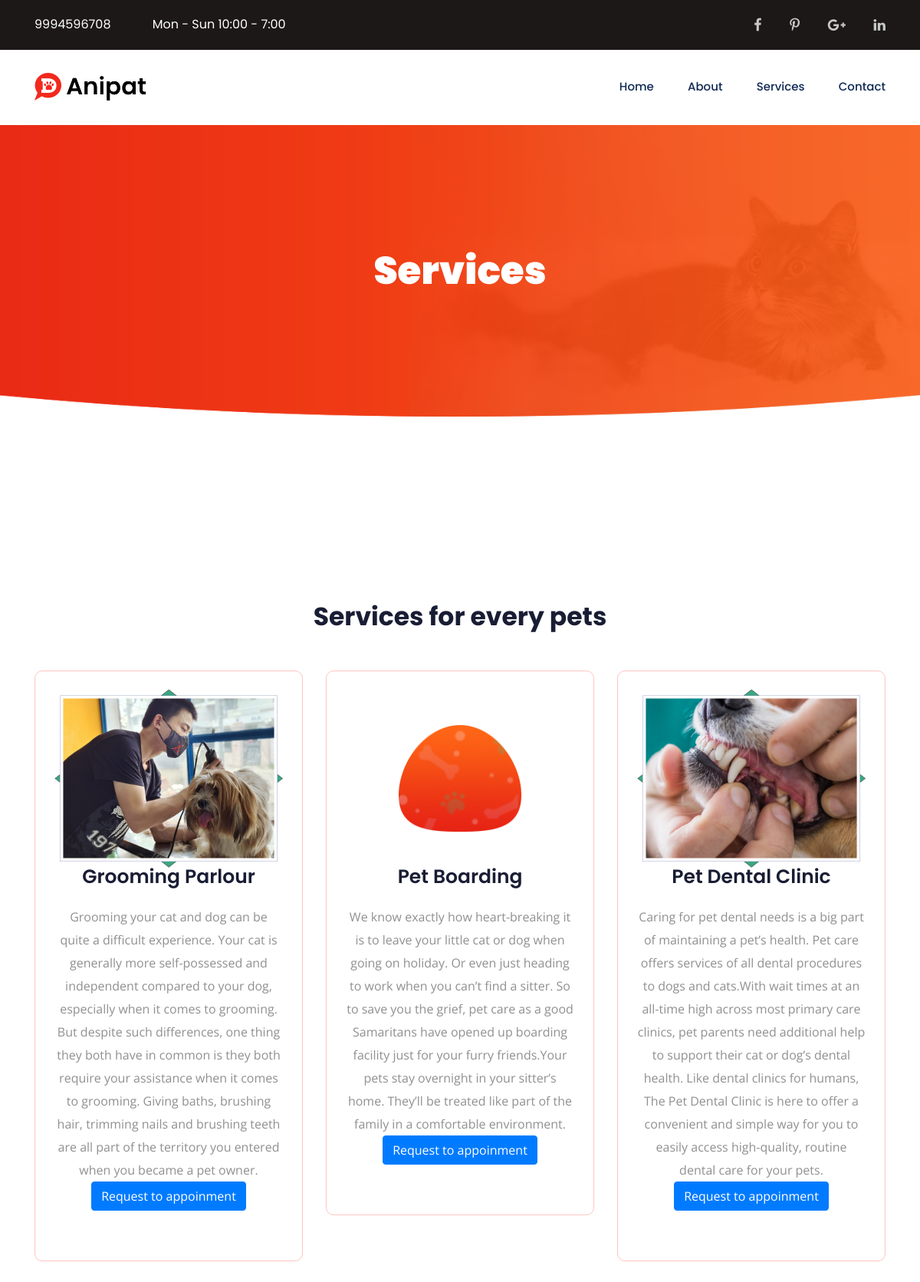
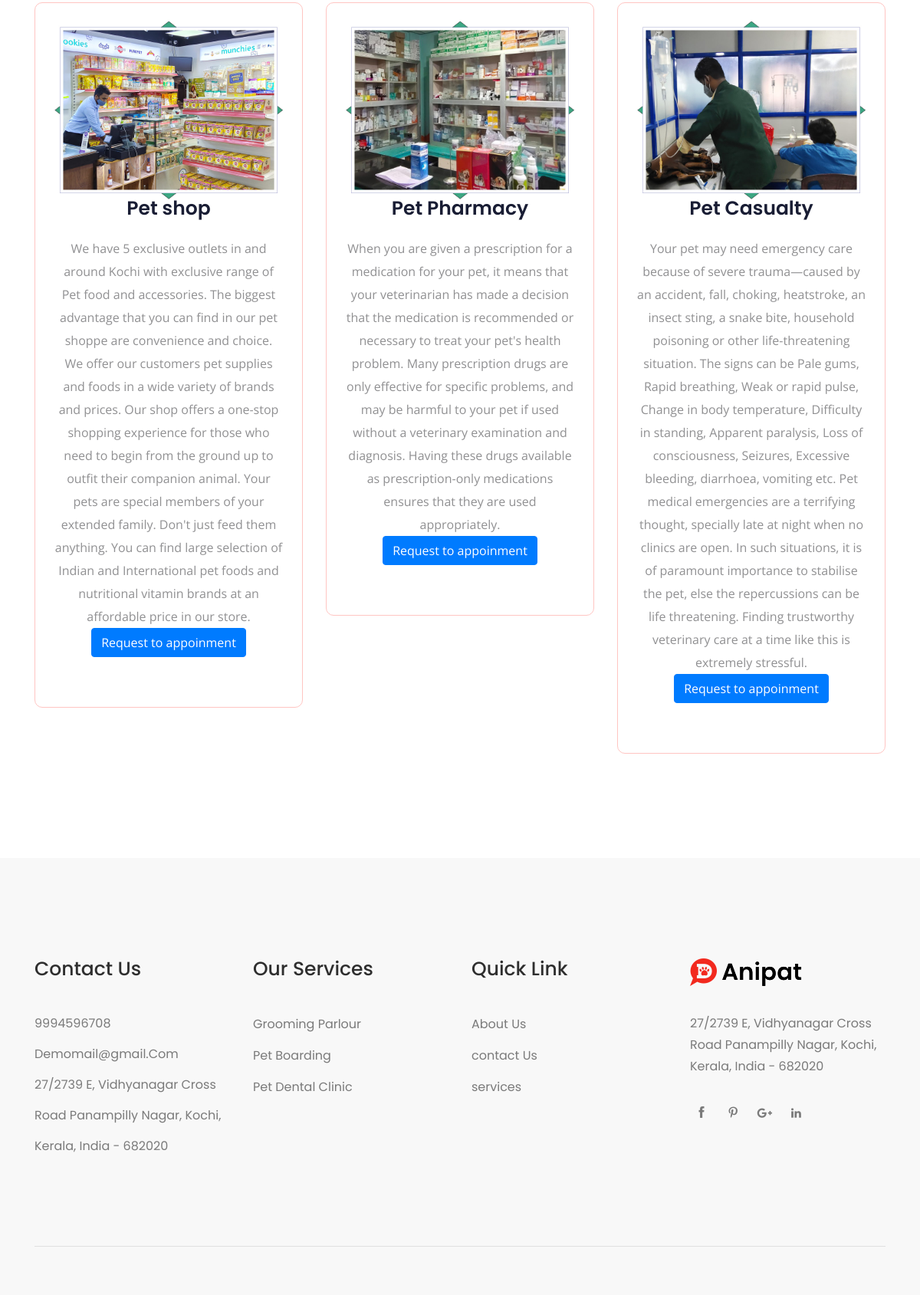
/userapp/service/, run on the app's committed database (2 pictures, top to bottom).
### adminapp/models.py (models this page shows)
class servicedb(models.Model):
    name=models.CharField(max_length=20,null=True,blank=True)
    image=models.ImageField(upload_to='profile',null=True,blank=True)
    description=models.CharField(max_length=1000,null=True,blank=True)
    price=models.IntegerField(null=True,blank=True)

### userapp/views.py (the view)
# urls.py: path('service/', views.service, name="service"),
def service(request):
    data=servicedb.objects.all()
    return render(request,'service.html',{'data':data})

### userapp/templates/service.html (shortened to what this page needs)
<!doctype html>
<html class="no-js" lang="zxx">
{% load static %}
<head>
    <link rel="stylesheet" href="{% static 'css/bootstrap.min.css' %}">
    <link rel="stylesheet" href="{% static 'css/owl.carousel.min.css' %}">
    <link rel="stylesheet" href="{% static 'css/magnific-popup.css' %}">
    <link rel="stylesheet" href="{% static 'css/font-awesome.min.css' %}">
    <link rel="stylesheet" href="{% static 'css/themify-icons.css' %}">
    <link rel="stylesheet" href="{% static 'css/nice-select.css' %}">
    <link rel="stylesheet" href="{% static 'css/flaticon.css' %}">
    <link rel="stylesheet" href="{% static 'css/gijgo.css' %}">
    <link rel="stylesheet" href="{% static 'css/animate.css' %}">
    <link rel="stylesheet" href="{% static 'css/slicknav.css' %}">
    <link rel="stylesheet" href="{% static 'css/style.css' %}">
</head>
<body>
    <header>
        <div class="header-area ">
            <div class="header-top_area">
                <div class="container">
                    <div class="row">
                        <div class="col-lg-6 col-md-8">
                            <div class="short_contact_list">
                                <ul>
                                    <li><a href="#">9994596708</a></li>
                                    <li><a href="#">Mon - Sun 10:00 - 7:00</a></li>
                                </ul>
                            </div>
                        </div>
                        <div class="col-lg-6 col-md-4 ">
                            <div class="social_media_links">
                                <a href="#">
                                    <i class="fa fa-facebook"></i>
                                </a>
                                <a href="#">
                                    <i class="fa fa-pinterest-p"></i>
                                </a>
                                <a href="#">
                                    <i class="fa fa-google-plus"></i>
                                </a>
                                <a href="#">
                                    <i class="fa fa-linkedin"></i>
                                </a>
                            </div>
                        </div>
                    </div>
                </div>
            </div>
            <div id="sticky-header" class="main-header-area">
                <div class="container">
                    <div class="row align-items-center">
                        <div class="col-xl-3 col-lg-3">
                            <div class="logo">
                                <a href="{% url 'home' %}">
                                    <img src="{% static 'img/logo.png' %}" alt="">
                                </a>
                            </div>
                        </div>
                        <div class="col-xl-9 col-lg-9">
                            <div class="main-menu  d-none d-lg-block">
                                <nav>
                                    <ul id="navigation">
                                        <li><a  href="{% url 'home' %}">home</a></li>
                                        <li><a href="{% url 'about' %}">about</a></li>
                                        <li><a href="{% url 'service' %}">services</a></li>
                                        <li><a href="{% url 'contact' %}">Contact</a></li>
                                    </ul>
                                </nav>
                            </div>
                        </div>
                        <div class="col-12">
                        </div>
                    </div>
                </div>
            </div>
        </div>
    </header>
    <div class="bradcam_area breadcam_bg">
        <div class="container">
            <div class="row">
                <div class="col-lg-12">
                    <div class="bradcam_text text-center">
                        <h3>Services</h3>
                    </div>
                </div>
            </div>
        </div>
    </div>
    <div class="service_area">
        <div class="container">
            <div class="row justify-content-center ">
                <div class="col-lg-7 col-md-10">
                    <div class="section_title text-center mb-95">
                        <h3>Services for every pets</h3>
                    </div>
                </div>
            </div>
            <div class="row justify-content-center">{% for i in data %}
                <div class="col-lg-4 col-md-6">
                    <div class="single_service">
                         <div class="service_thumb service_icon_bg_1 d-flex align-items-center justify-content-center">
                             <div>
                                 <img src="{{i.image.url }}" width="300px;" alt="">
                             </div>
                         </div>
                         <div class="service_content text-center">
                           <h3>{{i.name}}</h3></a>
                            <p>{{i.description}}</p>
                            <a href="{% url 'appoinment' %}">
                             <button type="submit" class="btn btn-primary">Request to appoinment</button></a>
                         </div>
                    </div>
                </div>
                {% endfor %}
            </div>
        </div>
    </div>
    <footer class="footer">
        <div class="footer_top">
            <div class="container">
                <div class="row">
                    <div class="col-xl-3 col-md-6 col-lg-3">
                        <div class="footer_widget">
                            <h3 class="footer_title" >
                                Contact Us
                            </h3>
                            <ul class="address_line">
                                <li>9994596708</li>
                                <li><a href="#">Demomail@gmail.Com</a></li>
                                <li>27/2739 E, Vidhyanagar Cross Road
Panampilly Nagar, Kochi,
Kerala, India - 682020
</li>
                            </ul>
                        </div>
                    </div>
                    <div class="col-xl-3  col-md-6 col-lg-3">
                        <div class="footer_widget">
                            <h3 class="footer_title">
                                Our Services
                            </h3>
                            <ul class="links">
                              <li><a href="#">Grooming Parlour</a></li>
                                <li><a href="#">Pet Boarding </a></li>
                                <li><a href="#">Pet Dental Clinic</a></li>
                            </ul>
                        </div>
                    </div>
                    <div class="col-xl-3  col-md-6 col-lg-3">
                        <div class="footer_widget">
                            <h3 class="footer_title">
                                Quick Link
                            </h3>
                            <ul class="links">
                                <li><a href="{% url 'about' %}">About Us</a></li>
                                <li><a href="{% url 'contact' %}">contact Us</a></li>
                                <li><a href="{% url 'service' %}">services</a></li>
                            </ul>
                        </div>
                    </div>
                    <div class="col-xl-3 col-md-6 col-lg-3 ">
                        <div class="footer_widget">
                            <div class="footer_logo">
                                <a href="#">
                                    <img src="{% static 'img/logo.png' %}" alt="">
                                </a>
                            </div>
                            <p class="address_text">27/2739 E, Vidhyanagar Cross Road
Panampilly Nagar, Kochi,
Kerala, India - 682020
                            </p>
                            <div class="socail_links">
                                <ul>
                                    <li>
                                        <a href="#">
                                            <i class="ti-facebook"></i>
                                        </a>
                                    </li>
                                    <li>
                                        <a href="#">
                                            <i class="ti-pinterest"></i>
                                        </a>
                                    </li>
                                    <li>
                                        <a href="#">
                                            <i class="fa fa-google-plus"></i>
                                        </a>
                                    </li>
                                    <li>
                                        <a href="#">
                                            <i class="fa fa-linkedin"></i>
                                        </a>
                                    </li>
                                </ul>
                            </div>
                        </div>
                    </div>
                </div>
            </div>
        </div>
        <div class="copy-right_text">
            <div class="container">
                <div class="bordered_1px"></div>
                <div class="row">
                    <div class="col-xl-12">
                    </div>
                </div>
            </div>
        </div>
    </footer>
</body>
</html>

### data on the page
servicedb: image (picture), name "Grooming Parlour", description "Grooming your cat and dog can be quite a difficult experience. Your cat is generally more self-possessed and independent compared to your dog, especially when it comes to grooming. But despite such differences, one thing they both have in common is they both require your assistance when it comes to grooming. Giving baths, brushing hair, trimming nails and brushing teeth are all part of the territory you entered when you became a pet owner."
servicedb: name "Pet Boarding", description "We know exactly how heart-breaking it is to leave your little cat or dog when going on holiday. Or even just heading to work when you can’t find a sitter. So to save you the grief, pet care as a good Samaritans have opened up boarding facility just for your furry friends.Your pets stay overnight in your sitter’s home. They’ll be treated like part of the family in a comfortable environment."
servicedb: image (picture), name "Pet Dental Clinic", description "Caring for pet dental needs is a big part of maintaining a pet’s health. Pet care offers services of all dental procedures to dogs and cats.With wait times at an all-time high across most primary care clinics, pet parents need additional help to support their cat or dog’s dental health. Like dental clinics for humans, The Pet Dental Clinic is here to offer a convenient and simple way for you to easily access high-quality, routine dental care for your pets."
servicedb: image (picture), name "Pet shop", description "We have 5 exclusive outlets in and around Kochi with exclusive range of Pet food and accessories. The biggest advantage that you can find in our pet shoppe are convenience and choice. We offer our customers pet supplies and foods in a wide variety of brands and prices. Our shop offers a one-stop shopping experience for those who need to begin from the ground up to outfit their companion animal. Your pets are special members of your extended family. Don't just feed them anything. You can find large selection of Indian and International pet foods and nutritional vitamin brands at an affordable price in our store."
servicedb: image (picture), name "Pet Pharmacy", description "When you are given a prescription for a medication for your pet, it means that your veterinarian has made a decision that the medication is recommended or necessary to treat your pet's health problem. Many prescription drugs are only effective for specific problems, and may be harmful to your pet if used without a veterinary examination and diagnosis. Having these drugs available as prescription-only medications ensures that they are used appropriately."
servicedb: image (picture), name "Pet Casualty", description "Your pet may need emergency care because of severe trauma—caused by an accident, fall, choking, heatstroke, an insect sting, a snake bite, household poisoning or other life-threatening situation. The signs can be Pale gums, Rapid breathing, Weak or rapid pulse, Change in body temperature, Difficulty in standing, Apparent paralysis, Loss of consciousness, Seizures, Excessive bleeding, diarrhoea, vomiting etc. Pet medical emergencies are a terrifying thought, specially late at night when no clinics are open. In such situations, it is of paramount importance to stabilise the pet, else the repercussions can be life threatening. Finding trustworthy veterinary care at a time like this is…"
